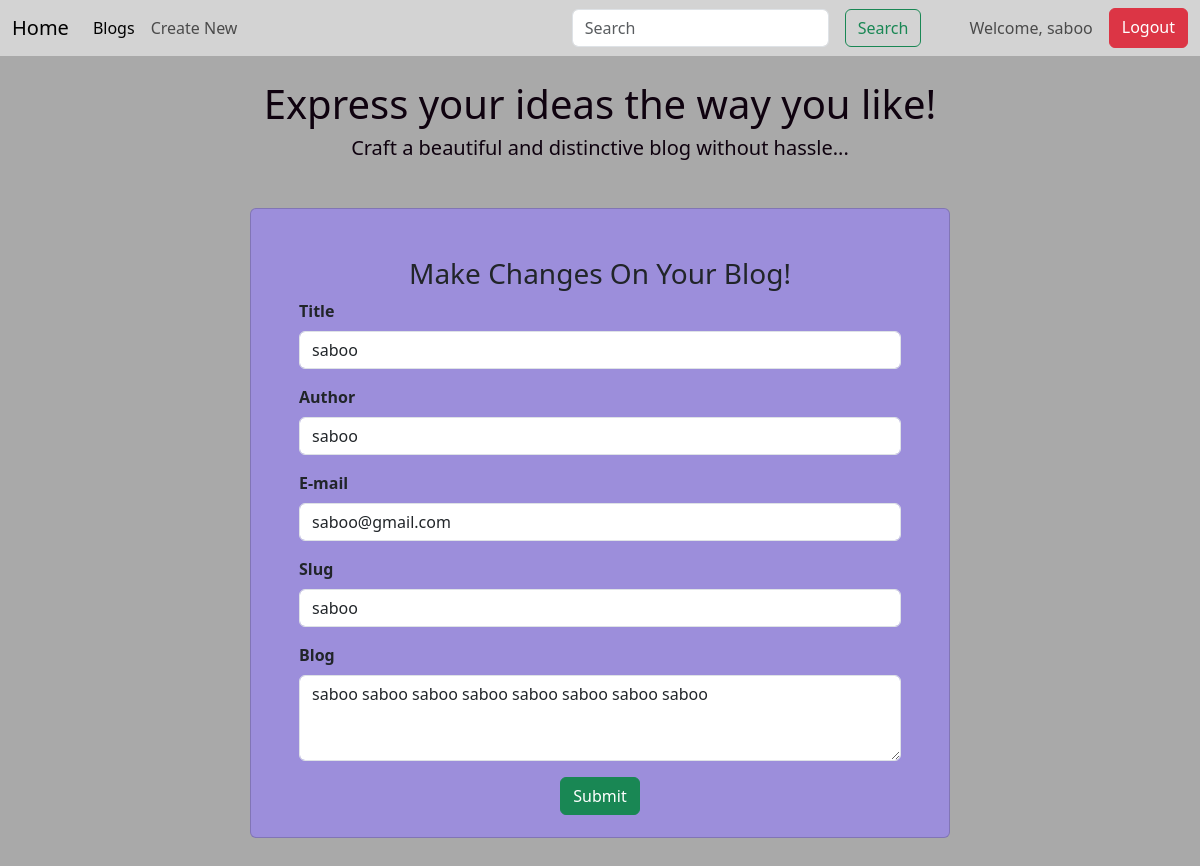
Page /edit/1 (signed in) on the committed database.
### models.py (models this page shows, shortened)
class User(UserMixin, db.Model):
    __tablename__ = 'user'
    id = db.Column(db.Integer, primary_key=True)
    Username = db.Column(db.String(500), nullable=False)
    Name = db.Column(db.String(100), nullable=False)
    Email = db.Column(db.String(100), nullable=False)
    Password = db.Column(db.String(500), nullable=True)

class Post(db.Model):
    id = db.Column(db.Integer, primary_key=True)
    Title = db.Column(db.String(500), nullable=False)
    Author = db.Column(db.String(100), nullable=False)
    Email = db.Column(db.String(500), nullable=False)
    Slug = db.Column(db.String(200), nullable=False)
    blog_post = db.Column(db.Text, nullable=False)
    created_at = db.Column(db.DateTime(timezone=True), server_default=func.now())
    user_id = db.Column(db.Integer, db.ForeignKey('user.id', name='fk_user_post'), nullable=True)  # Make nullable initially
    user = db.relationship('User', backref=db.backref('posts', lazy=True))
    like_count = db.Column(db.Integer, default=0)  # New field
    dislike_count = db.Column(db.Integer, default=0)  # New field

### app.py (the view, shortened to what this page needs)
@app.route('/edit/<int:id>', methods=['GET', 'POST'])
@login_required
def edit(id):
    edit= Post.query.get_or_404(id)
    return render_template('edit.html', edit=edit)

### app.py (called while the page is built)
@login_manager.user_loader
def load_user(user_id):
    return User.query.get(int(user_id))

### templates/edit.html
{% include "home.html" %}
<form action="{{url_for ('edit', id=edit.id)}}" method="POST">
<div class="container mt-5" style="padding-bottom: 50px;">
    <div class="card p-5" style="max-width: 700px; margin: auto; background-color: #9c8edb; height: 630px; ">
        <h3 class="card-title text-center">Make Changes On Your Blog!</h3>
        <form method="post">
            <div class="mb-3 col-sm-20">
                <label for="title" class="form-label"><b>Title</b></label>
                <input type="text" class="form-control" id="title" placeholder="" name="title" value="{{ edit.Title }}">
            </div>
            <div class="mb-3 col-sm-20">
                <label for="author" class="form-label"><b>Author</b></label>
                <input type="text" class="form-control" id="author" placeholder="" name="author" value="{{ edit.Author }}">
            </div>
            <div class="mb-3 col-sm-20">
                <label for="email" class="form-label"><b>E-mail</b></label>
                <input type="email" class="form-control" id="email" placeholder="" name="email" value="{{ edit.Email }}">
            </div>
            <div class="mb-3 col-sm-20">
                <label for="slug" class="form-label"><b>Slug</b></label>
                <input type="text" class="form-control" id="slug" placeholder="" name="slug" value="{{ edit.Slug }}">
            </div>
            <div class="mb-3 col-sm-20">
                <label for="blog" class="form-label"><b>Blog</b></label>
                <textarea class="form-control" id="blog" rows="3" name="blog" value="">{{ edit.blog_post }}</textarea>
            </div>
            <div class="mb-3 text-center">
                <button type="submit" class="btn btn-success">Submit</button>
            </div>
        </form>
    </div>
</div>
</form>

### templates/home.html (shortened to what this page needs)
<!DOCTYPE html>
<html lang="en">
<head>
    <link href="https://cdn.jsdelivr.net/npm/bootstrap@5.3.3/dist/css/bootstrap.min.css" rel="stylesheet">
</head>
<body style="background-color: darkgray;">
    <nav class="navbar navbar-expand-lg" style="background-color: #D3D3D3;">
        <div class="container-fluid">
            <a class="navbar-brand" href="/">Home</a>
            <div class="collapse navbar-collapse" id="navbarScroll">
                <ul class="navbar-nav me-auto my-2 my-lg-0 navbar-nav-scroll" style="--bs-scroll-height: 100px;">
                    <li class="nav-item">
                        <a class="nav-link active" aria-current="page" href="/">Blogs</a>
                    </li>
                    {% if not current_user.is_authenticated %}
                        <!-- <li class="nav-item">
                            <a class="nav-link active" aria-current="page" href="{{ url_for('signup') }}">Signup</a>
                        </li>
                        <li class="nav-item">
                            <a class="nav-link active" aria-current="page" href="{{ url_for('login') }}">Login</a>
                        </li> -->
                    {% else %}
                        <li class="nav-item">
                            <a class="nav-link" href="{{ url_for('link') }}">Create New</a>
                        </li>
                    {% endif %}
                </ul>
                <form action="{{ url_for('search') }}" class="d-flex" role="search">
                    <input class="form-control me-3" name="query" type="search" placeholder="Search" aria-label="Search">
                    <button class="btn btn-outline-success" type="submit">Search</button>
                </form>
                <div class="d-flex">
                    {% if current_user.is_authenticated %}
                        <span class="navbar-text me-3 ms-5">
                            Welcome, {{ current_user.Name }}
                        </span>
                        <a class="btn btn-danger" href="{{ url_for('logout') }}">Logout</a>
                    {% else %}
                        <a class="btn btn-primary me-2" href="{{ url_for('login') }}">Login</a>
                        <a class="btn btn-success" href="{{ url_for('signup') }}">Signup</a>
                    {% endif %}
                </div>
            </div>
        </div>
    </nav>
    <br>
    <center style="color: rgb(15, 2, 15);">
        <h1>Express your ideas the way you like!</h1>
        <h5>Craft a beautiful and distinctive blog without hassle...</h5>
    </center>
</body>
</html>

### rows in the picture
User: Name "saboo"
Post: title "saboo", author "saboo", email "saboo@gmail.com", slug "saboo", blog "saboo saboo saboo saboo saboo saboo saboo saboo"
